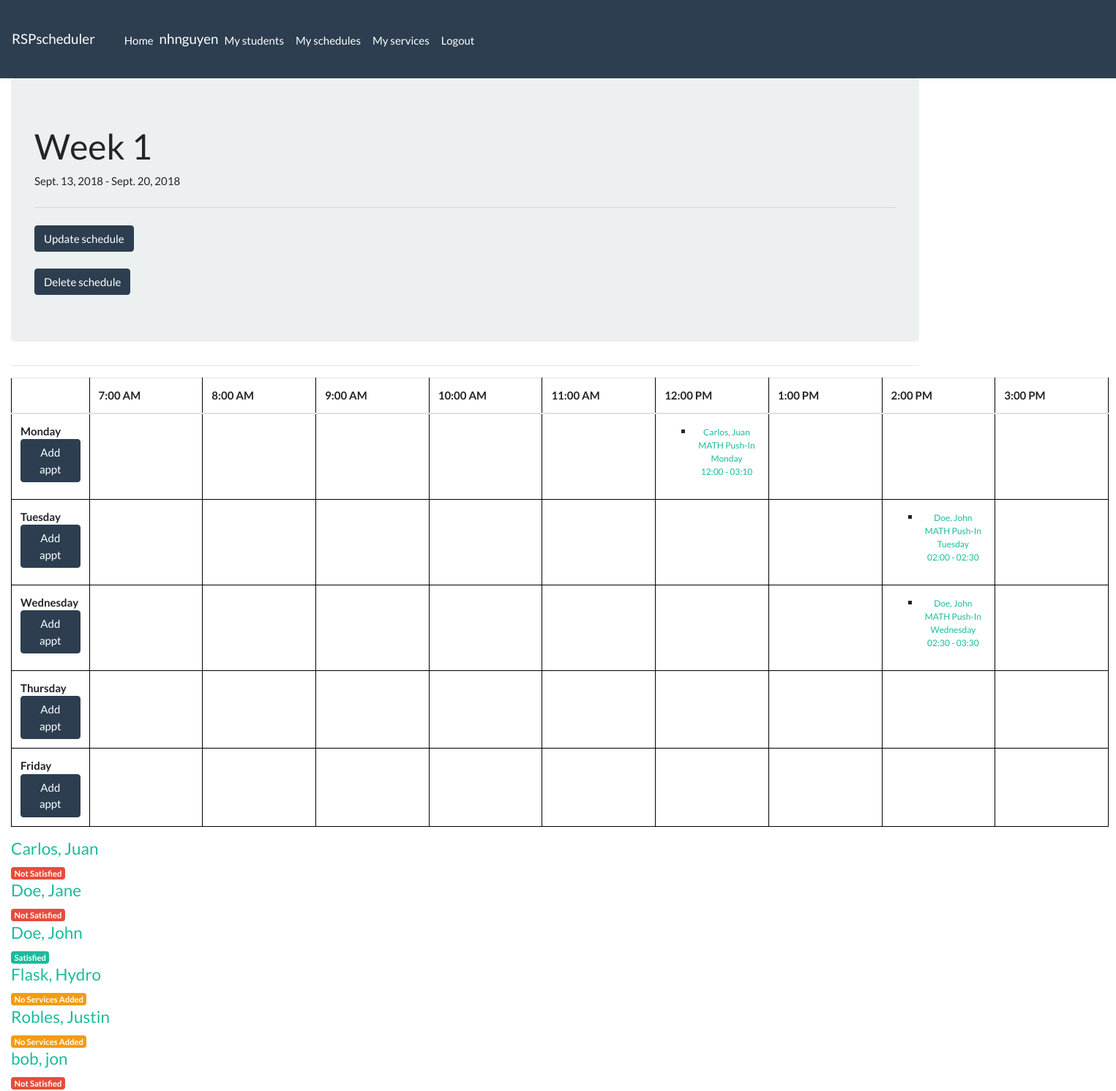
/app/schedule/1 (signed in), run on an earlier commit of the app's database.
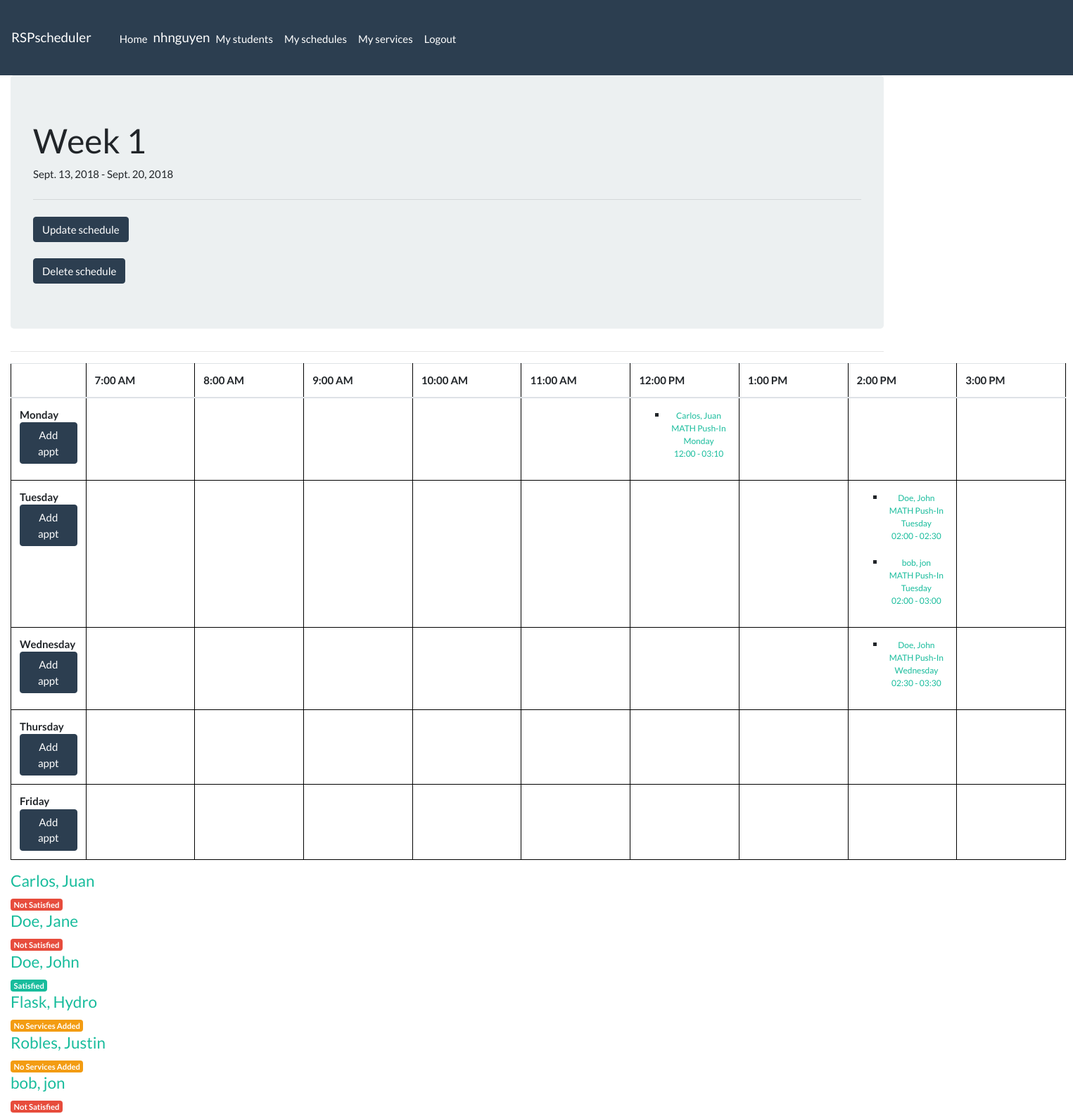
And on a later commit of the database.
### app/models.py (models this page shows, shortened)
class ServiceInstance(models.Model):
    service = models.ForeignKey('Service', related_name='stud_serviceinstances', on_delete=models.SET_NULL, null=True, help_text='The particular service this belongs to')
    DAYS = (
        ('Monday','Monday'),
        ('Tuesday','Tuesday'),
        ('Wednesday','Wednesday'),
        ('Thursday','Thursday'),
        ('Friday','Friday'),
        )
    day = models.CharField(
        max_length=9,
        choices=DAYS,
        help_text='Day for the service')
    time_start = models.TimeField(default=timezone.now, blank=True)
    time_end = models.TimeField(default=timezone.now, blank=True)
    scheduled_for = models.ForeignKey('Schedule', related_name='sched_serviceinstances', on_delete=models.SET_NULL, null=True)
    @property
    def duration(self):
        if self.time_start != None and self.time_end != None:   # check because time_start and time_end can be blank
            start = timedelta(hours=self.time_start.hour, minutes=self.time_start.minute, seconds=self.time_start.second)
            end = timedelta(hours=self.time_end.hour, minutes=self.time_end.minute, seconds=self.time_end.second)
            if start.seconds // 3600 >= 12:
                start = timedelta(hours=((start.seconds//3600) - 12), minutes=((start.seconds%3600)//60), seconds=start.seconds%60)
            if end.seconds // 3600 >= 12:
                end = timedelta(hours=((end.seconds//3600) - 12), minutes=((end.seconds%3600)//60), seconds=end.seconds%60)
            time = end - start
            duration = abs(int(time.total_seconds() / 60))
            return duration
    def __str__(self):
        return '{service}\n{day}\n{start} - {end}'.format(service=self.service, day=self.day,
                                                                                         start=self.time_start.strftime("%I:%M"), end=self.time_end.strftime("%I:%M"))
    def get_absolute_url(self):
        return reverse('serviceinstance-detail', args=[str(self.id)])

class Service(models.Model):
    student = models.ForeignKey('Student', related_name='services', on_delete=models.SET_NULL, null=True)
    SUBJECTS = (
        ('MATH', 'Math'),
        ('ELA', 'ELA')
        )
    subject = models.CharField(
        max_length=4,
        choices=SUBJECTS,
        default=None,
        help_text='Subject'
        )
    SERVICES = (
        ('Push-In', 'Push-In'),
        ('Pull-Out', 'Pull-Out')
        )
    service_type = models.CharField(
        max_length=8,
        choices=SERVICES,
        default=None,
        help_text='Service type'
        )
    total_time_req = models.IntegerField(help_text='Enter total time required')
    satisfied = models.BooleanField(help_text='Check if this service has been satisfied')
    def __str__(self):
        return f'{str(self.student)}\n{self.subject} {self.service_type}'
    @property
    def is_satisfied(self):
        allocated_time= 0
        for serviceinstance in self.stud_serviceinstances.all():
            if serviceinstance.scheduled_for.active:
                if serviceinstance.duration:
                    allocated_time += serviceinstance.duration
        return allocated_time >= self.total_time_req

class Student(models.Model):
    first_name = models.CharField(max_length=20, help_text='Enter First Name')
    middle_name = models.CharField(max_length=20, null=True, blank=True, help_text='Enter Middle Name')
    last_name = models.CharField(max_length=20, help_text='Enter Last Name')
    teacher = models.ForeignKey(User, on_delete=models.CASCADE, null=True)
    serviced = models.BooleanField(default=False, help_text='Check if the services for this student have been completed')
    id = models.UUIDField(primary_key=True, default=uuid.uuid4, help_text='Unique ID for this student')
    class Meta:
        ordering = ['last_name', 'first_name']
    def __str__(self):
        return f'{self.last_name}, {self.first_name}'
    def get_absolute_url(self):
        return reverse('student-detail', args=[str(self.id)])
    @property
    def is_serviced(self):
        for service in self.services.all():
            if not service.is_satisfied:
                return False
        return True

### app/views.py (the view)
# urls.py: path('schedule/<int:pk>', staff_member_required(views.ScheduleDetailView), name='schedule-detail'),
@login_required
def ScheduleDetailView(request, pk):
    schedule = get_object_or_404(Schedule, pk=pk)
    students = Student.objects.all()
    html = ""
    def get_time_slot():
        time_slot = {
            (datetime.time(hour=7), "AM"): [],
            (datetime.time(hour=8), "AM"): [],
            (datetime.time(hour=9), "AM"): [],
            (datetime.time(hour=10), "AM"): [],
            (datetime.time(hour=11), "AM"): [],
            (datetime.time(hour=12), "PM"): [],
            (datetime.time(hour=1), "PM"): [],
            (datetime.time(hour=2), "PM"): [],
            (datetime.time(hour=3), "PM"): [],
        }
        return time_slot
    appts = {
        "Monday": get_time_slot(),
        "Tuesday": get_time_slot(),
        "Wednesday": get_time_slot(),
        "Thursday": get_time_slot(),
        "Friday": get_time_slot(),
        }
    for serviceinstance in schedule.sched_serviceinstances.all():   # using the related_name of the model to backtrace its one-to-many relationship
        for day_slot in appts.keys():
            if day_slot == serviceinstance.day:
                for time_slot in appts[day_slot].keys():
                    if serviceinstance.time_start and serviceinstance.time_start.hour == time_slot[0].hour:  # make sure the service instance has a time_start field to begin with,
                        appts[day_slot][time_slot].append(serviceinstance)                                   # then check if the service instance start hour can be mapped to a time slot,
    context = {
        "schedule": schedule,
        "student_list": students,
        "appts": appts,
        }
    return render(request, "app/schedule_detail.html", context)

### app/templates/app/schedule_detail.html
{% extends "base_template.html" %}
{% block content %}
    <div class="jumbotron">
        <h1>{{schedule.title}}</h1>
        <p>{{schedule.start_date}} - {{schedule.end_date}}</p>
        <hr class="my-4">
        <form action="{% url 'update-schedule' schedule.id %}">
            <button type="submit" class="btn btn-primary">Update schedule</button>
        </form>
        <br>
        <form action="{% url 'delete-schedule' schedule.id %}">
            <button type="submit" class="btn btn-primary">Delete schedule</button>
        </form>
    </div>
    <hr>
    <table class ="table table-hover" id="schedule-table2">
        <thead>
            <tr>
                <th width=5% scope="col"></th>
                <th width=10% scope="col">7:00 AM</th>
                <th width=10% scope="col">8:00 AM</th>
                <th width=10% scope="col">9:00 AM</th>
                <th width=10% scope="col">10:00 AM</th>
                <th width=10% scope="col">11:00 AM</th>
                <th width=10% scope="col">12:00 PM</th>
                <th width=10% scope="col">1:00 PM</th>
                <th width=10% scope="col">2:00 PM</th>
                <th width=10% scope="col">3:00 PM</th>
            </tr>
        </thead>
        <tbody>
        {% for day, time_slots in appts.items %}
            <tr>
                <th scope="row">
                    {{day}}
                    <form action="{% url 'create-serviceinstance' schedule.id %}">
                            <button type="submit" class="btn btn-primary">Add appt</button>
                    </form>
                </th>
                {% for services in time_slots.values %}
                    <td>
                        <ul class="serviceappts">
                        {% for serviceinstance in services %}
                            <li><a class="schedule-services" href="{{serviceinstance.get_absolute_url}}">{{serviceinstance|linebreaks}}</a></li>
                        {% endfor %}
                        </ul>
                    </td>
                {% endfor %}
            </tr>
        {% endfor %}
        </tbody>
    </table>
    {% for student in student_list %}
        <h4><a href="{{ student.get_absolute_url }}">{{student}}</a></h4>
        {% if student.services.all|length == 0 %}
            <span class="badge badge-warning">No Services Added</span>
        {% elif student.is_serviced %}
            <span class="badge badge-success">Satisfied</span>
        {% else %}
            <span class="badge badge-danger">Not Satisfied</span>
        {% endif %}
    {% endfor %}
{% endblock %}

What changed in the data, as far as the page shows it:
added ServiceInstance: service+day+time_start "bob, jon MATH Push-In Tuesday 02:00 - 03:00"
